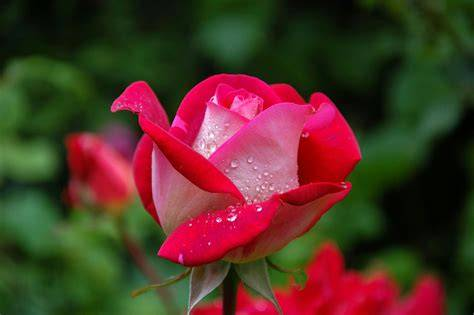
#> input picture LAB_EXPERIMENTS/image.jpg, 474 x 315 px
$ python experiment4.py
#> lines starting #> are read from the running program, lines starting #| are printed output that depends on the picture
import cv2
import matplotlib.pyplot as plt

# Read the image
image = cv2.imread("image.jpg")
#> image is the input picture: shape (315, 474, 3); mean B, G, R 38.4, 51.4, 81.6

# Convert the image to grayscale
gray_image = cv2.cvtColor(image, cv2.COLOR_BGR2GRAY)
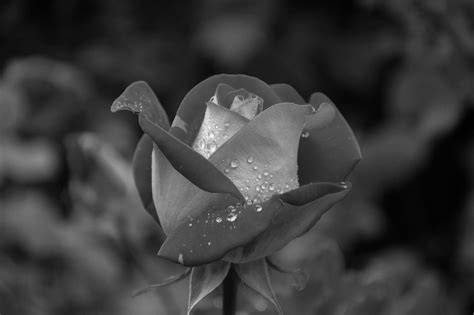
#> gray_image: shape (315, 474); min 0, max 251, mean 59

# Apply histogram equalization
equalized_image = cv2.equalizeHist(gray_image)
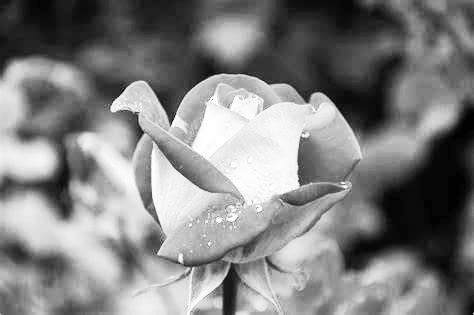
#> equalized_image: shape (315, 474); min 0, max 255, mean 128.6

# Display original grayscale image
plt.subplot(2, 2, 1)
plt.imshow(gray_image, cmap="gray")
plt.title("Original Grayscale Image")
plt.axis("off")

# Display histogram equalized image
plt.subplot(2, 2, 2)
plt.imshow(equalized_image, cmap="gray")
plt.title("Histogram Equalized Image")
plt.axis("off")

# Display original histogram
plt.subplot(2, 2, 3)
plt.hist(gray_image.ravel(), 256, [0, 256])
plt.title("Original Histogram")
plt.xlabel("Intensity")
plt.ylabel("Frequency")

# Display equalized histogram
plt.subplot(2, 2, 4)
plt.hist(equalized_image.ravel(), 256, [0, 256])
plt.title("Equalized Histogram")
plt.xlabel("Intensity")
plt.ylabel("Frequency")

plt.tight_layout()
plt.show()
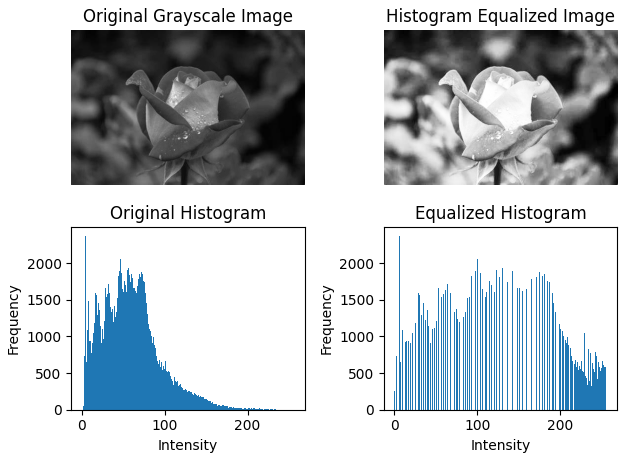
#> figure drawn by matplotlib, 4 panels; panel 3: tallest bar 2372 high, from x = 4 to 5; panel 4: tallest bar 2372 high, from x = 6 to 7
